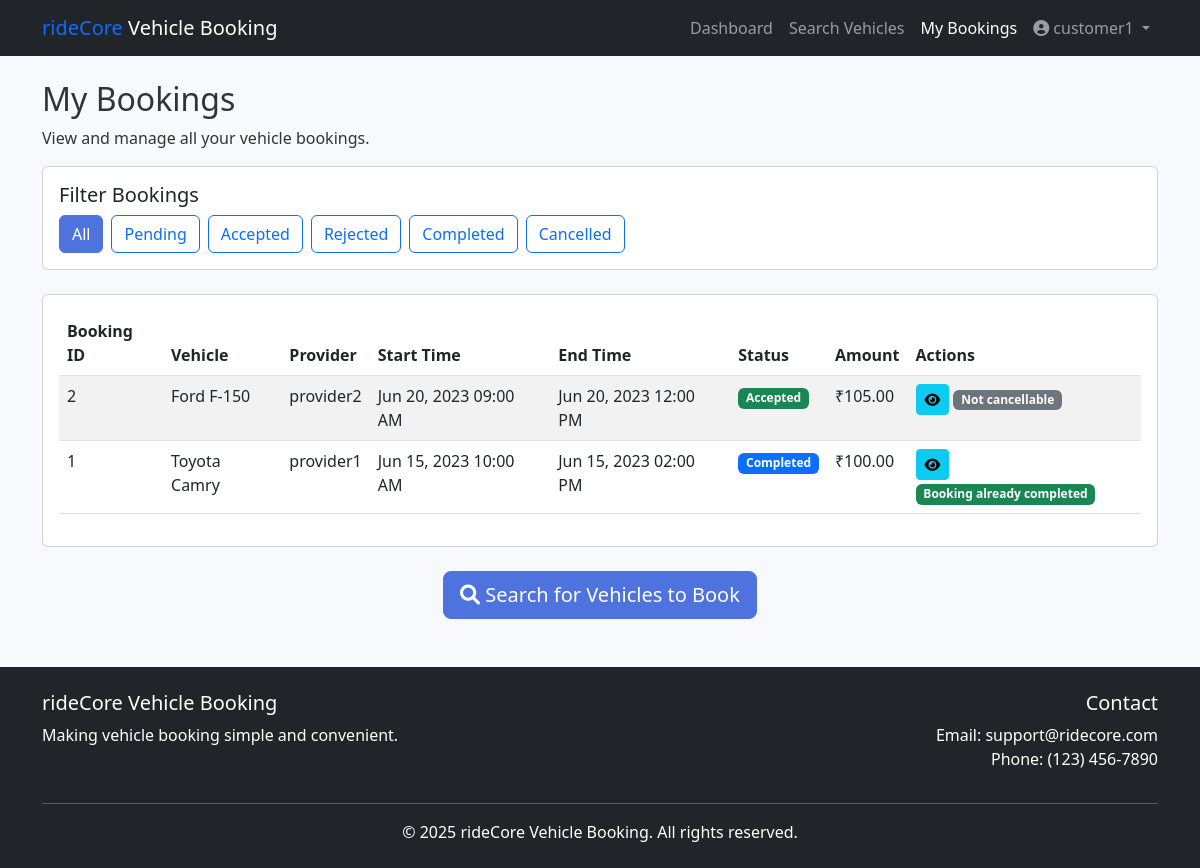
The page /customer/bookings.php (signed in) on the database its author committed.
### tables this page shows
CREATE TABLE IF NOT EXISTS bookings (
    booking_id INT AUTO_INCREMENT PRIMARY KEY,
    customer_id INT NOT NULL,
    vehicle_id INT NOT NULL,
    start_time DATETIME NOT NULL,
    end_time DATETIME NOT NULL,
    pickup_location VARCHAR(255) NOT NULL,
    dropoff_location VARCHAR(255) NOT NULL,
    status ENUM('pending', 'accepted', 'rejected', 'completed', 'cancelled') DEFAULT 'pending',
    total_amount DECIMAL(10, 2) NOT NULL,
    created_at TIMESTAMP DEFAULT CURRENT_TIMESTAMP,
    updated_at TIMESTAMP DEFAULT CURRENT_TIMESTAMP ON UPDATE CURRENT_TIMESTAMP,
    FOREIGN KEY (customer_id) REFERENCES users(user_id) ON DELETE CASCADE,
    FOREIGN KEY (vehicle_id) REFERENCES vehicles(vehicle_id) ON DELETE CASCADE
);

CREATE TABLE IF NOT EXISTS vehicles (
    vehicle_id INT AUTO_INCREMENT PRIMARY KEY,
    provider_id INT NOT NULL,
    vehicle_name VARCHAR(100) NOT NULL,
    vehicle_type VARCHAR(50) NOT NULL,
    license_plate VARCHAR(20) NOT NULL,
    model VARCHAR(50) NOT NULL,
    year INT NOT NULL,
    capacity INT NOT NULL,
    rate_per_hour DECIMAL(10, 2) NOT NULL,
    availability BOOLEAN DEFAULT TRUE,
    latitude DECIMAL(10, 8),
    longitude DECIMAL(11, 8),
    image VARCHAR(255),
    created_at TIMESTAMP DEFAULT CURRENT_TIMESTAMP,
    updated_at TIMESTAMP DEFAULT CURRENT_TIMESTAMP ON UPDATE CURRENT_TIMESTAMP,
    FOREIGN KEY (provider_id) REFERENCES users(user_id) ON DELETE CASCADE
);

CREATE TABLE IF NOT EXISTS users (
    user_id INT AUTO_INCREMENT PRIMARY KEY,
    username VARCHAR(50) NOT NULL,
    email VARCHAR(100) NOT NULL UNIQUE,
    password VARCHAR(255) NOT NULL,
    user_type ENUM('customer', 'service_provider', 'admin') NOT NULL DEFAULT 'customer',
    reset_token VARCHAR(255) DEFAULT NULL,
    reset_token_expires DATETIME DEFAULT NULL,
    created_at TIMESTAMP DEFAULT CURRENT_TIMESTAMP,
    updated_at TIMESTAMP DEFAULT CURRENT_TIMESTAMP ON UPDATE CURRENT_TIMESTAMP
);

### models/Booking.php (called while the page is built, shortened)
<?php
class Booking {
    private $conn;
    public $customer_id;
    public function __construct($db) {
        $this->conn = $db;
    }
public function getByCustomerId() {
    $query = "SELECT b.*, v.vehicle_name, u.username AS provider_name
              FROM bookings b
              JOIN vehicles v ON b.vehicle_id = v.vehicle_id
              JOIN users u ON v.provider_id = u.user_id
              WHERE b.customer_id = :customer_id
              ORDER BY b.start_time DESC";
    $stmt = $this->conn->prepare($query);
    $stmt->bindParam(':customer_id', $this->customer_id);
    $stmt->execute();
    return $stmt->fetchAll(PDO::FETCH_ASSOC);
}
}
?>

### customer/bookings.php (the view, shortened to what this page needs)
<?php
include_once '../models/Booking.php';
$database = new Database();
$db = $database->getConnection();
$booking = new Booking($db);
$booking->customer_id = $_SESSION["user_id"];
$bookings = $booking->getByCustomerId();
$status_filter = isset($_GET['status']) ? $_GET['status'] : '';
?>
<!DOCTYPE html>
<html lang="en">
<head>
    <link href="https://cdn.jsdelivr.net/npm/bootstrap@5.3.0-alpha1/dist/css/bootstrap.min.css" rel="stylesheet">
    <link rel="stylesheet" href="https://cdnjs.cloudflare.com/ajax/libs/font-awesome/6.0.0-beta3/css/all.min.css">
    <link rel="stylesheet" href="../assets/css/style.css">
</head>
<body>
    <nav class="navbar navbar-expand-lg navbar-dark bg-dark">
        <div class="container">
            <a class="navbar-brand" href="../index.php">
                <span class="text-primary">rideCore</span> Vehicle Booking
            </a>
            <div class="collapse navbar-collapse" id="navbarNav">
                <ul class="navbar-nav ms-auto">
                    <li class="nav-item">
                        <a class="nav-link" href="dashboard.php">Dashboard</a>
                    </li>
                    <li class="nav-item">
                        <a class="nav-link" href="search.php">Search Vehicles</a>
                    </li>
                    <li class="nav-item">
                        <a class="nav-link active" href="bookings.php">My Bookings</a>
                    </li>
                    <li class="nav-item dropdown">
                        <a class="nav-link dropdown-toggle" href="#" id="navbarDropdown" role="button" data-bs-toggle="dropdown">
                            <i class="fas fa-user-circle"></i> <?php echo htmlspecialchars($_SESSION["username"]); ?>
                        </a>
                    </li>
                </ul>
            </div>
        </div>
    </nav>
    <div class="container mt-4">
        <div class="row">
            <div class="col-md-12">
                <h2>My Bookings</h2>
                <p>View and manage all your vehicle bookings.</p>
            </div>
        </div>
        <div class="row mb-4">
            <div class="col-md-12">
                <div class="card">
                    <div class="card-body">
                        <h5 class="card-title">Filter Bookings</h5>
                        <div class="d-flex">
                            <a href="bookings.php" class="btn <?php echo empty($status_filter) ? 'btn-primary' : 'btn-outline-primary'; ?> me-2">All</a>
                            <a href="bookings.php?status=pending" class="btn <?php echo $status_filter == 'pending' ? 'btn-primary' : 'btn-outline-primary'; ?> me-2">Pending</a>
                            <a href="bookings.php?status=accepted" class="btn <?php echo $status_filter == 'accepted' ? 'btn-primary' : 'btn-outline-primary'; ?> me-2">Accepted</a>
                            <a href="bookings.php?status=rejected" class="btn <?php echo $status_filter == 'rejected' ? 'btn-primary' : 'btn-outline-primary'; ?> me-2">Rejected</a>
                            <a href="bookings.php?status=completed" class="btn <?php echo $status_filter == 'completed' ? 'btn-primary' : 'btn-outline-primary'; ?> me-2">Completed</a>
                            <a href="bookings.php?status=cancelled" class="btn <?php echo $status_filter == 'cancelled' ? 'btn-primary' : 'btn-outline-primary'; ?>">Cancelled</a>
                        </div>
                    </div>
                </div>
            </div>
        </div>
        <div class="row">
            <div class="col-md-12">
                <div class="card">
                    <div class="card-body">
                        <div class="table-responsive">
                            <table class="table table-striped table-hover">
                                <thead>
                                    <tr>
                                        <th>Booking ID</th>
                                        <th>Vehicle</th>
                                        <th>Provider</th>
                                        <th>Start Time</th>
                                        <th>End Time</th>
                                        <th>Status</th>
                                        <th>Amount</th>
                                        <th>Actions</th>
                                    </tr>
                                </thead>
                                <tbody>
                                    <?php
                                    if (!empty($bookings)) {
                                        foreach ($bookings as $row) {
                                            $status_badge = '';
                                            switch($row['status']) {
                                                case 'accepted':
                                                    $status_badge = '<span class="badge bg-success">Accepted</span>';
                                                    break;
                                                case 'completed':
                                                    $status_badge = '<span class="badge bg-primary">Completed</span>';
                                                    break;
                                            }
                                    ?>
                                    <tr>
                                        <td><?php echo $row['booking_id']; ?></td>
                                        <td><?php echo htmlspecialchars($row['vehicle_name']); ?></td>
                                        <td><?php echo htmlspecialchars($row['provider_name']); ?></td>
                                        <td><?php echo date('M d, Y h:i A', strtotime($row['start_time'])); ?></td>
                                        <td><?php echo date('M d, Y h:i A', strtotime($row['end_time'])); ?></td>
                                        <td><?php echo $status_badge; ?></td>
                                        <td> ₹<?php echo number_format($row['total_amount'], 2); ?></td>
                                        <td>
                                            <a href="view_booking.php?id=<?php echo $row['booking_id']; ?>" class="btn btn-sm btn-info">
                                                <i class="fas fa-eye"></i>
                                            </a>
                                          <?php if($row['status'] == 'pending'): ?>
                                                            <a href="cancel_booking.php?id=<?php echo $row['booking_id']; ?>"
                                                            class="btn btn-sm btn-danger"
                                                            onclick="return confirm('Are you sure you want to cancel this booking?');">
                                                                <i class="fas fa-times"></i>
                                                            </a>
                                                        <?php elseif($row['status'] == 'completed'): ?>
                                                            <span class="badge bg-success">Booking already completed</span>
                                                        <?php elseif($row['status'] == 'cancelled'): ?>
                                                            <span class="badge bg-danger">Booking already cancelled</span>
                                                        <?php elseif($row['status'] == 'rejected'): ?>
                                                            <span class="badge bg-dark">Booking rejected</span>
                                                        <?php else: ?>
                                                            <span class="badge bg-secondary">Not cancellable</span>
                                                        <?php endif; ?>
                                        </td>
                                    </tr>
                                    <?php
                                        }
                                    }
                                    ?>
                                </tbody>
                            </table>
                        </div>
                    </div>
                </div>
            </div>
        </div>
        <div class="row mt-4">
            <div class="col-md-12 text-center">
                <a href="search.php" class="btn btn-primary btn-lg">
                    <i class="fas fa-search"></i> Search for Vehicles to Book
                </a>
            </div>
        </div>
    </div>
    <footer class="bg-dark text-white py-4 mt-5">
        <div class="container">
            <div class="row">
                <div class="col-md-6">
                    <h5>rideCore Vehicle Booking</h5>
                    <p>Making vehicle booking simple and convenient.</p>
                </div>
                <div class="col-md-6 text-md-end">
                    <h5>Contact</h5>
                    <p>Email: support@ridecore.com<br>Phone: (123) 456-7890</p>
                </div>
            </div>
            <hr>
            <div class="text-center">
                <p class="mb-0">&copy; 2025 rideCore Vehicle Booking. All rights reserved.</p>
            </div>
        </div>
    </footer>
</body>
</html>

### assets/css/style.css (style rules this page uses)
:root { --primary-color: #4e73df; --secondary-color: #1cc88a; --dark-color: #1a1a2e; --light-color: #f8f9fc; --danger-color: #e74a3b; --warning-color: #f6c23e; }
body { font-family: 'Segoe UI', Tahoma, Geneva, Verdana, sans-serif; background-color: #f8f9fc; color: #333; }
.btn-primary { background-color: var(--primary-color); border-color: var(--primary-color); }

### rows shown on the page
bookings: booking_id "2", vehicle.vehicle_name "Ford F-150", users.username "provider2", start_time "Jun 20, 2023 09:00 AM", end_time "Jun 20, 2023 12:00 PM", status "Accepted", total_amount "105.00"
bookings: booking_id "1", vehicle.vehicle_name "Toyota Camry", users.username "provider1", start_time "Jun 15, 2023 10:00 AM", end_time "Jun 15, 2023 02:00 PM", status "Completed", total_amount "100.00"

### other values the page prints
$_SESSION["username"] "customer1"
